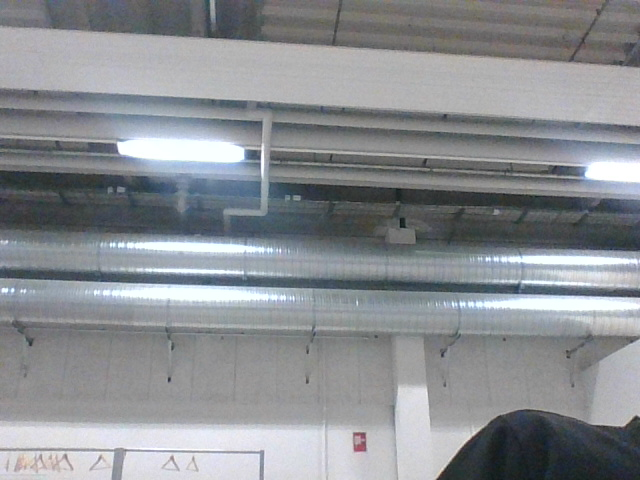
#> input picture A/Vision/image_0.png, 640 x 480 px, found by its file name
$ python Rotation_Test.py   (older library calls are emulated)
#> lines starting #> are read from the running program, lines starting #| are printed output that depends on the picture
import numpy as np
import cv2
from matplotlib import pyplot as plt

img = cv2.imread('c:\\Users\\Pc\\PycharmProjects\\Ur_robot_3B\\A\\Vision\\image_0.png',0)
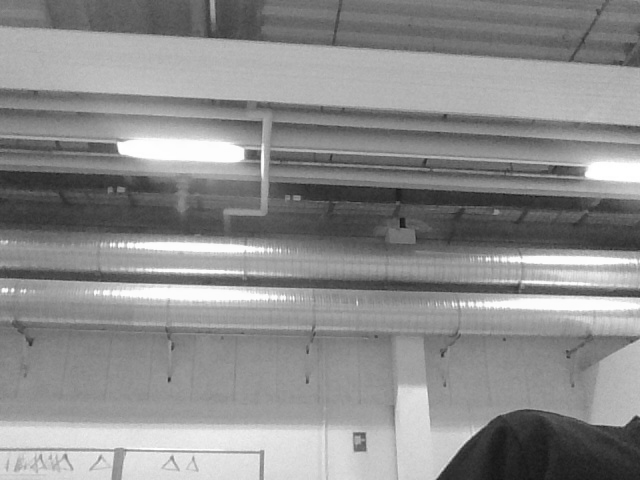
#> img: shape (480, 640); min 18, max 255, mean 140.8

# Initiate STAR detector
orb = cv2.ORB()

# find the keypoints with ORB
kp = orb.detect(img,None)
#> kp = 500 keypoints; strongest (x, y, size): (119, 147, 77.1), (258, 151, 44.6), (259, 151, 37.2), (118, 143, 31)

# compute the descriptors with ORB
kp, des = orb.compute(img, kp)

# draw only keypoints location,not size and orientation
img2 = cv2.drawKeypoints(img,kp,color=(0,255,0), flags=0)
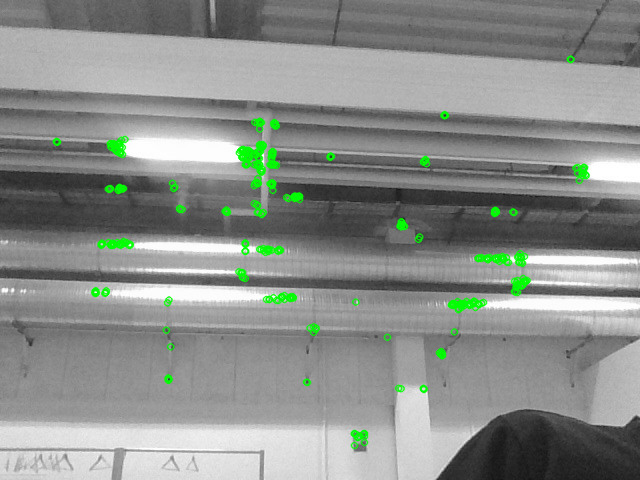
#> img2: shape (480, 640, 3); mean of channels 0, 1, 2 138.1, 142.5, 138.1; drawn as B, G, R
plt.imshow(img2),plt.show()

$ run again, with A/Vision/image_1.png copied over A/Vision/image_0.png
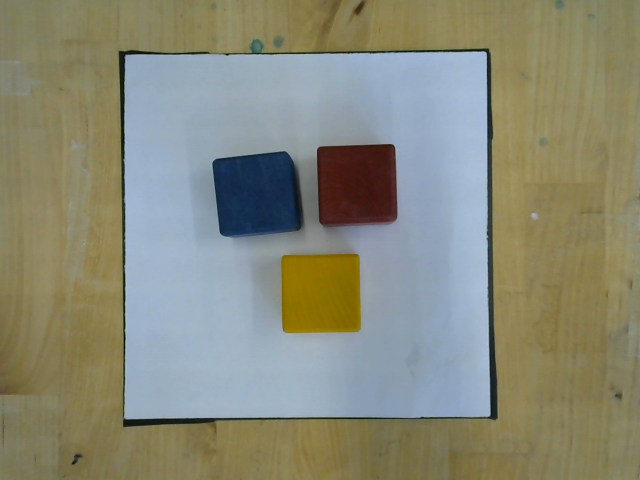
#> input picture A/Vision/image_1.png, 640 x 480 px, found by its file name
#> `img = cv2.imread('c:\\Users\\Pc\\PycharmProjects\\Ur_robot_3B\\A\\Visi..`:
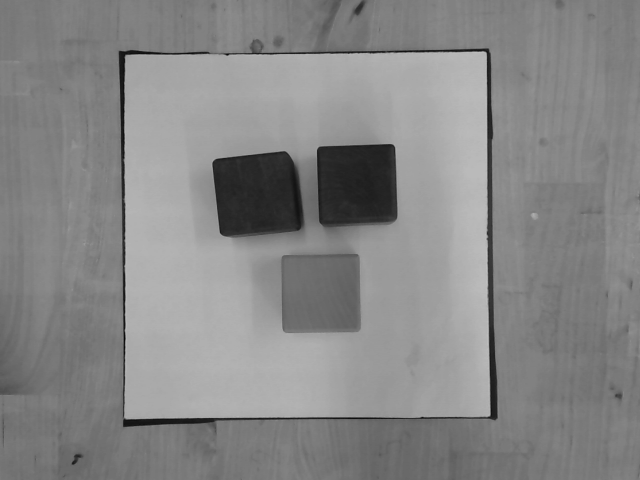
#> img: shape (480, 640); min 7, max 192, mean 134.3
#> kp = 305 keypoints; strongest (x, y, size): (482, 52, 37.2), (485, 52, 31), (484, 53, 44.6), (486, 54, 31)

$ run again, with A/Vision/img.png copied over A/Vision/image_0.png
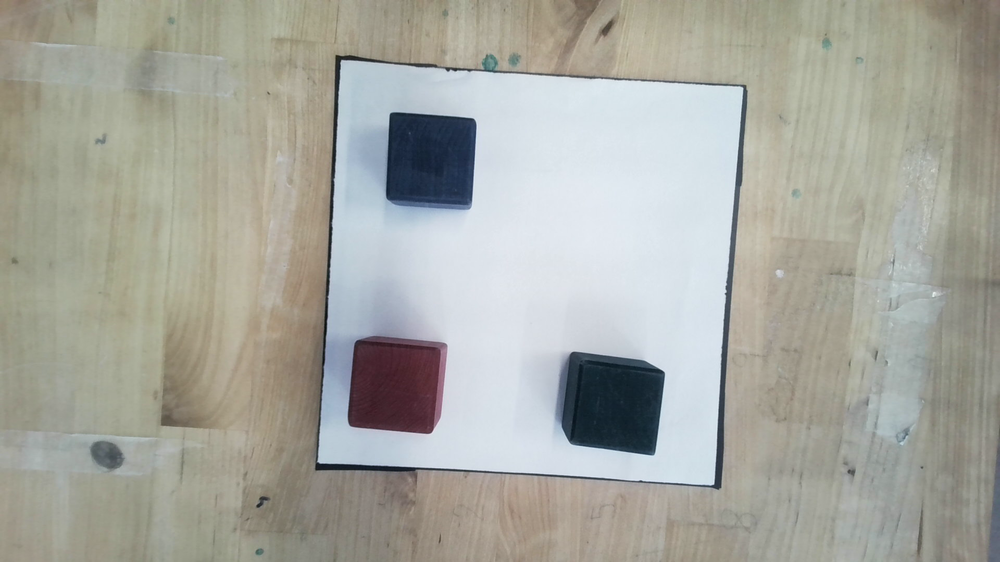
#> input picture A/Vision/img.png, 1000 x 562 px, shrunk from 1920 x 1080 before the run, found by its file name
#> `img = cv2.imread('c:\\Users\\Pc\\PycharmProjects\\Ur_robot_3B\\A\\Visi..`:
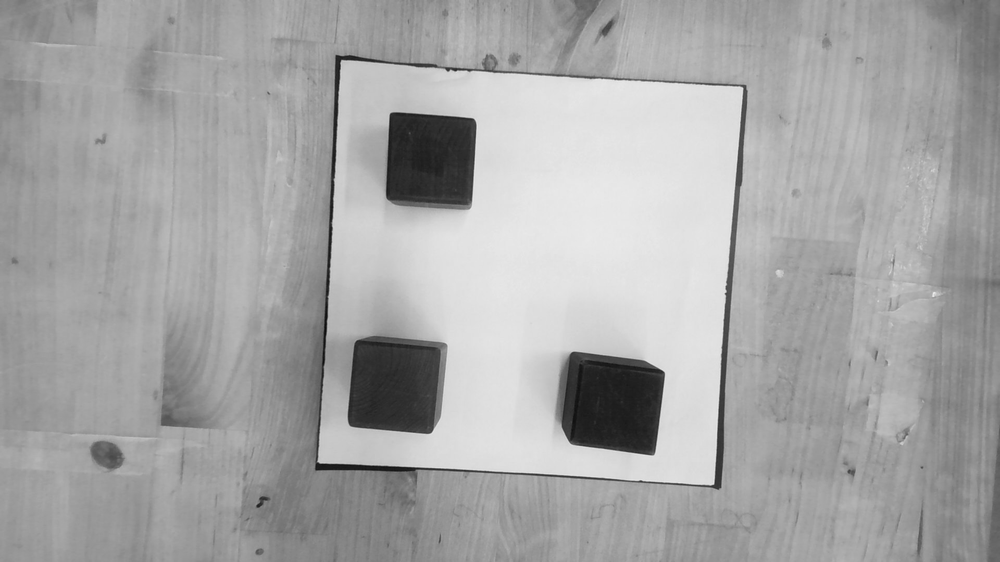
#> img: shape (562, 1000); min 10, max 236, mean 165.7
#> kp = 483 keypoints; strongest (x, y, size): (711, 484, 31), (318, 461, 31), (649, 448, 111.1), (713, 483, 31)
